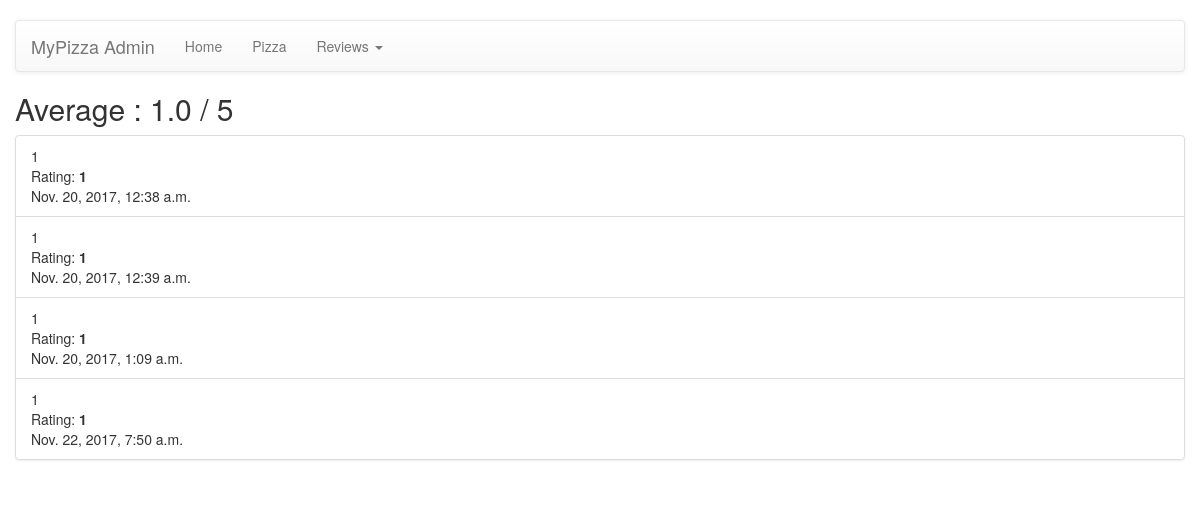
The page /review/allreviews/ on the database its author committed.
### review/models.py (models this page shows, shortened)
class Reviews(models.Model):
    review = models.TextField(max_length=200)
    rating=models.IntegerField(max_length=200)
    date_added = models.DateTimeField(auto_now_add=True)
    def get_reviews(self):
        average =  Reviews.objects.all().aggregate(Avg('rating'))
        allreviews=Reviews.objects.all().order_by('date_added')
        return {'average':average,'reviews':allreviews}

### review/views.py (the view)
# urls.py: url(r'^review/allreviews/$', views.allreviews, name='allreviews'),
@csrf_exempt
def allreviews(request):
    reviews = Reviews().get_reviews()
    context={'reviews':reviews}
    return render(request, 'review/allreviews.html',context)

### review/templates/review/allreviews.html
{% extends "pizzas/base.html" %}
{% block content %}
<h2> Average : {{reviews.average.rating__avg}} / 5</h2>
<ul class="list-group">
 {% for reviews in reviews.reviews %}
    <li class="list-group-item">{{reviews.review}} </br>
       Rating: <strong>{{reviews.rating}}</strong> </br> {{reviews.date_added}}</li>
 {% empty %}
<li>No reviews have been added yet.</li>
 {% endfor %}
 </ul>
{% endblock content %}

### pizzas/templates/pizzas/base.html (shortened to what this page needs)
<!DOCTYPE html>
<html lang="en">
<head>
<link rel="stylesheet" href="https://maxcdn.bootstrapcdn.com/bootstrap/3.3.7/css/bootstrap.min.css">
<link rel="stylesheet" href="https://maxcdn.bootstrapcdn.com/bootstrap/3.3.7/css/bootstrap-theme.min.css">
</head>
<body>
 <div class="container-fluid">
     <br>
     <nav class="navbar navbar-default">
  <div class="container-fluid">
    <div class="navbar-header">
      <a class="navbar-brand" href="#">MyPizza Admin</a>
    </div>
    <div class="collapse navbar-collapse" id="bs-example-navbar-collapse-1">
      <ul class="nav navbar-nav">
          <li><a href="{% url 'pizzas:index' %}">Home</a></li>
          <li><a href="{% url 'pizzas:pizzas' %}">Pizza</a></li>
          <li class="dropdown">
                <a href="#" class="dropdown-toggle" data-toggle="dropdown" role="button" aria-haspopup="true" aria-expanded="false">Reviews <span class="caret"></span></a>
              </li>
      </ul>
    </div>
  </div>
</nav>
{% block content %}{% endblock content %}
 </div>
</body>
</html>

### rows shown on the page
Reviews: review "1", rating "1", date_added "Nov. 20, 2017, 12:38 a.m."
Reviews: review "1", rating "1", date_added "Nov. 20, 2017, 12:39 a.m."
Reviews: review "1", rating "1", date_added "Nov. 20, 2017, 1:09 a.m."
Reviews: review "1", rating "1", date_added "Nov. 22, 2017, 7:50 a.m."

### other values the page prints
{{ reviews.average.rating__avg }} "1.0"
